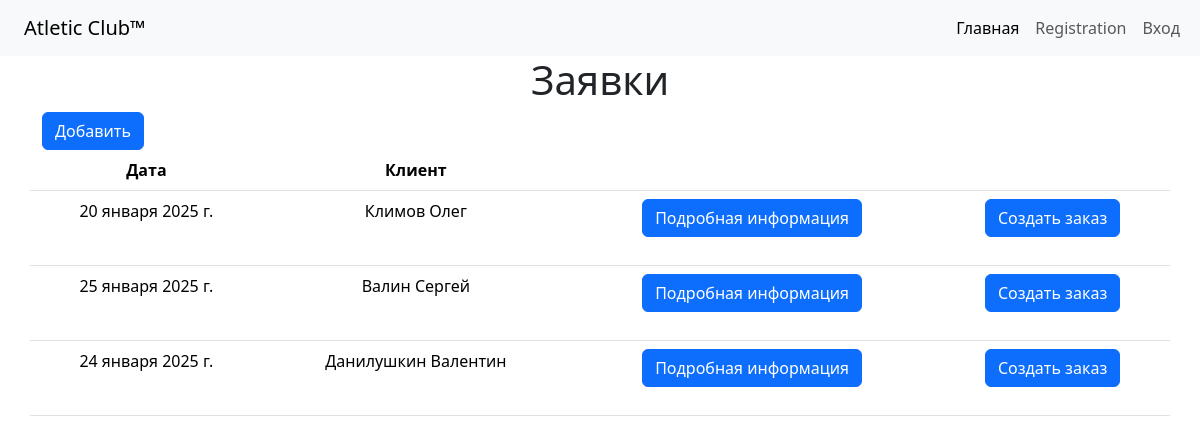
Screenshot of /bid/ with the database file from the repository.
### diplom/bid/models.py (models this page shows, shortened)
class Bid(models.Model):
    date = models.DateField(verbose_name='Дата')
    name = models.CharField(max_length=250, verbose_name='Название')
    description = models.TextField(max_length=250, verbose_name='Описание')
    phone = models.CharField(max_length=250, verbose_name='Телефон')
    email = models.EmailField(verbose_name='Почта')
    client = models.ForeignKey(Clients, on_delete=models.DO_NOTHING, verbose_name='Клиент')
    service = models.ForeignKey(Services, on_delete=models.DO_NOTHING, verbose_name='Услуга')

### diplom/clients/models.py (models this page shows, shortened)
class Clients(models.Model):
    date = models.DateTimeField(auto_now_add=True)
    last_name = models.CharField(max_length=250, verbose_name='Фамилия')
    first_name = models.CharField(max_length=250, verbose_name='Имя')
    patronymic = models.CharField(max_length=250, verbose_name='Отчетство')
    legal_adress = models.CharField(max_length=250, verbose_name='Адресс прописки')
    physical_adress = models.CharField(max_length=250, verbose_name='Фактический адресс')
    inn = models.IntegerField()
    kpp = models.IntegerField()
    bank =models.ForeignKey(Bank, on_delete=models.DO_NOTHING, verbose_name='Банк')
    phone = models.CharField(max_length=14, verbose_name='Номер телефона')
    email = models.EmailField()
    date_of_birth = models.DateTimeField(verbose_name='Дата рождения')
    passports_series = models.IntegerField(verbose_name='Серия паспорта')
    passports_number = models.IntegerField(verbose_name='Номер паспорта')
    services = models.ForeignKey(Services, on_delete=models.DO_NOTHING, verbose_name='Услуги')
    user_state = models.ForeignKey(Status, on_delete=models.DO_NOTHING, verbose_name='Статус')

### diplom/bid/views.py (the view)
# urls.py: path('', views.BidListView.as_view(), name='bid_list'),
class BidListView(ListView):
    model = models.Bid
    template_name = 'bid/bid_list.html'
    context_object_name = 'bid'

### diplom/templates/bid/bid_list.html
{% extends 'base.html' %}
{% block content %}
<table class="table text-center container">
  <div class="container">
    <h1 align="center">Заявки</h1>
    <form action="{% url 'bid_create' %}">
      <input class="btn btn-primary" type="submit" value="Добавить">
    </form>
  </div>
    <thead>
      <tr>
        <th scope="col">Дата</th>
        <th scope="col">Клиент</th>
        <th></th>
        <th></th>
      </tr>
    </thead>
    <tbody>
        {% for b in bid %}
      <tr>
        <td>{{b.date}}</td>
        <td>{{b.client.last_name}} {{b.client.first_name}}</td>
        <td>
            <form class="mb-1" action="{% url 'bid_show' b.pk %}">
              <button class="btn btn-primary mb-3" type="submit">Подробная информация</button>
            </form>
        </td>
        <td>
          <button class="btn btn-primary mb-3" type="submit">Создать заказ</button>
        </td>
      </tr>
        {% endfor %}
    </tbody>
  </table>
{% endblock %}

### rows the page displays
Bid: date "20 января 2025 г.", client.last_name "Климов", client.first_name "Олег"
Bid: date "25 января 2025 г.", client.last_name "Валин", client.first_name "Сергей"
Bid: date "24 января 2025 г.", client.last_name "Данилушкин", client.first_name "Валентин"
